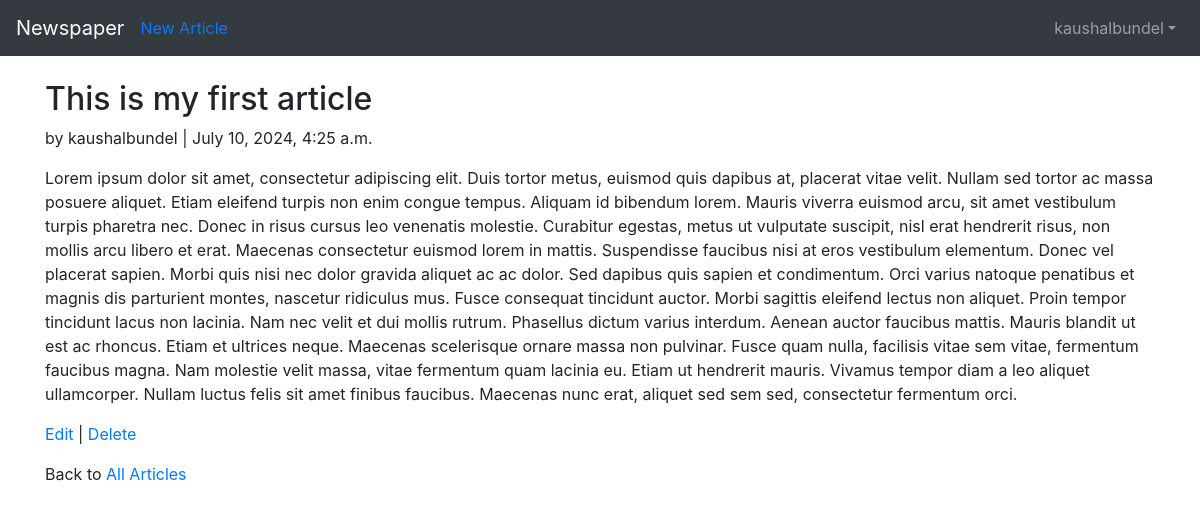
The app's page /articles/1/ (signed in), older data.
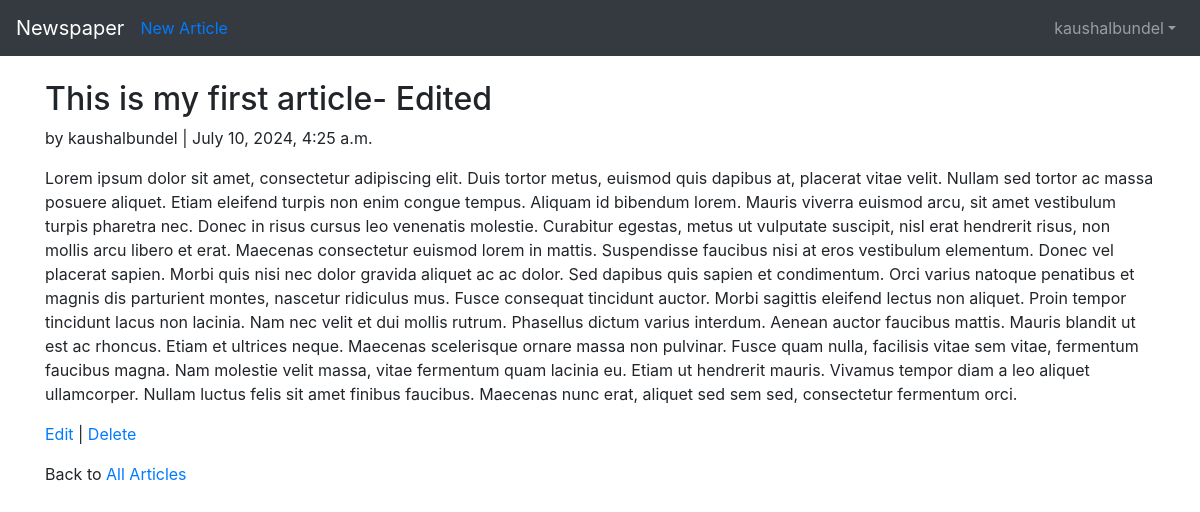
The same page, newer data.
### articles/models.py (models this page shows, shortened)
class Article(models.Model):
    title = models.CharField(max_length=200)
    body = models.TextField()
    publish_date = models.DateTimeField(auto_now_add=True)
    update_date = models.DateTimeField(auto_now=True)
    author = models.ForeignKey(
        get_user_model(),
        on_delete=models.CASCADE,  # As the foriegn key, ie author is deleted this model also gets deleted
    )

### users/models.py (models this page shows)
class CustomUser(AbstractUser):
    age = models.PositiveIntegerField(null=True, blank=True) #null indicates that the field can be null in the database while blank indicates that the field can be blank in the form

### articles/views.py (the view)
# urls.py: path("<int:pk>/", ArticleDetailView.as_view(), name="article_detail"),
class ArticleDetailView(LoginRequiredMixin, DetailView):
    model = Article
    template_name = "article_detail.html"
    login_url = "login"

### templates/article_detail.html
{% extends "base.html" %}
{% block content %}
    <div class="article-entry">
        <h2>{{ object.title }}</h2>
        <p>by {{ object.author }} | {{ object.publish_date }}</p>
        <p>{{ object.body }}</p>
    </div>
    <p>
        <a href="{% url 'article_edit' article.pk %}">Edit</a> |
        <a href="{% url 'article_delete' article.pk %}">Delete</a>
    </p>
    <p>
        Back to <a href="{% url 'article_list' %}">All Articles</a>
    </p>
{% endblock content %}

Row changes from the older to the newer data that the page shows:
changed Article "kaushalbundel": title "This is my first article" → "This is my first article- Edited"
